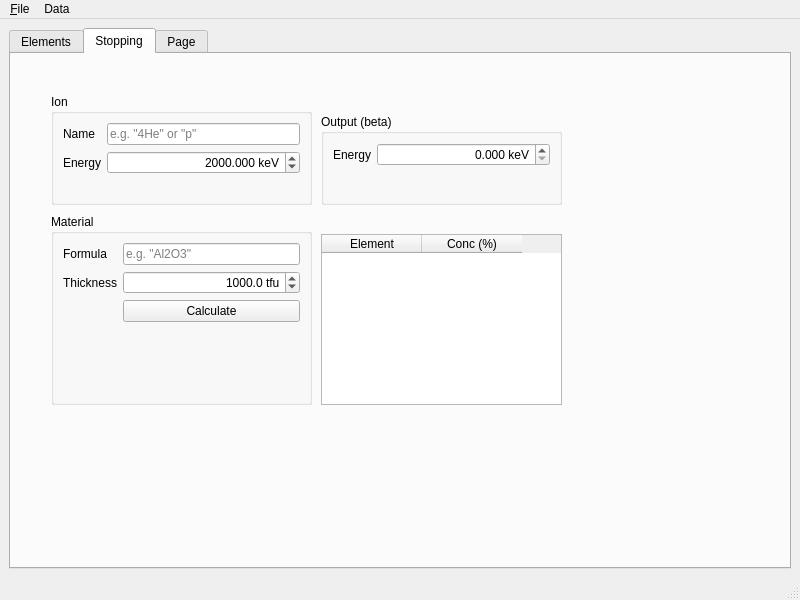
<?xml version="1.0" encoding="UTF-8"?>
<ui version="4.0">
 <class>MainWindow</class>
 <widget class="QMainWindow" name="MainWindow">
  <property name="geometry">
   <rect>
    <x>0</x>
    <y>0</y>
    <width>800</width>
    <height>600</height>
   </rect>
  </property>
  <property name="windowTitle">
   <string>JibalCalc</string>
  </property>
  <widget class="QWidget" name="centralwidget">
   <layout class="QGridLayout" name="gridLayout">
    <item row="0" column="0">
     <widget class="QTabWidget" name="tabWidget">
      <property name="currentIndex">
       <number>1</number>
      </property>
      <widget class="QWidget" name="tab">
       <attribute name="title">
        <string>Elements</string>
       </attribute>
      </widget>
      <widget class="QWidget" name="tab_3">
       <attribute name="title">
        <string>Stopping</string>
       </attribute>
       <widget class="QGroupBox" name="groupBox">
        <property name="geometry">
         <rect>
          <x>40</x>
          <y>160</y>
          <width>261</width>
          <height>191</height>
         </rect>
        </property>
        <property name="title">
         <string>Material</string>
        </property>
        <layout class="QFormLayout" name="formLayout_2">
         <item row="0" column="0">
          <widget class="QLabel" name="label">
           <property name="text">
            <string>Formula</string>
           </property>
          </widget>
         </item>
         <item row="0" column="1">
          <widget class="QLineEdit" name="materialFormulaLineEdit">
           <property name="placeholderText">
            <string>e.g. &quot;Al2O3&quot;</string>
           </property>
          </widget>
         </item>
         <item row="1" column="1">
          <widget class="QDoubleSpinBox" name="materialThicknessDoubleSpinBox">
           <property name="alignment">
            <set>Qt::AlignRight|Qt::AlignTrailing|Qt::AlignVCenter</set>
           </property>
           <property name="suffix">
            <string> tfu</string>
           </property>
           <property name="decimals">
            <number>1</number>
           </property>
           <property name="maximum">
            <double>99999.899999999994179</double>
           </property>
           <property name="singleStep">
            <double>10.000000000000000</double>
           </property>
           <property name="value">
            <double>1000.000000000000000</double>
           </property>
          </widget>
         </item>
         <item row="1" column="0">
          <widget class="QLabel" name="label_3">
           <property name="text">
            <string>Thickness</string>
           </property>
          </widget>
         </item>
         <item row="2" column="1">
          <widget class="QPushButton" name="calculatePushButton">
           <property name="text">
            <string>Calculate</string>
           </property>
          </widget>
         </item>
        </layout>
       </widget>
       <widget class="QGroupBox" name="groupBox_2">
        <property name="geometry">
         <rect>
          <x>310</x>
          <y>60</y>
          <width>241</width>
          <height>91</height>
         </rect>
        </property>
        <property name="title">
         <string>Output (beta)</string>
        </property>
        <layout class="QFormLayout" name="formLayout">
         <item row="0" column="0">
          <widget class="QLabel" name="label_2">
           <property name="text">
            <string>Energy</string>
           </property>
          </widget>
         </item>
         <item row="0" column="1">
          <widget class="QDoubleSpinBox" name="energyOutputDoubleSpinBox">
           <property name="alignment">
            <set>Qt::AlignRight|Qt::AlignTrailing|Qt::AlignVCenter</set>
           </property>
           <property name="suffix">
            <string> keV</string>
           </property>
           <property name="decimals">
            <number>3</number>
           </property>
           <property name="maximum">
            <double>99999.998999999996158</double>
           </property>
          </widget>
         </item>
        </layout>
       </widget>
       <widget class="QGroupBox" name="groupBox_3">
        <property name="geometry">
         <rect>
          <x>40</x>
          <y>40</y>
          <width>261</width>
          <height>111</height>
         </rect>
        </property>
        <property name="title">
         <string>Ion</string>
        </property>
        <layout class="QFormLayout" name="formLayout_3">
         <item row="0" column="0">
          <widget class="QLabel" name="label_5">
           <property name="text">
            <string>Name</string>
           </property>
          </widget>
         </item>
         <item row="0" column="1">
          <widget class="QLineEdit" name="ionNameLineEdit">
           <property name="placeholderText">
            <string>e.g. &quot;4He&quot; or &quot;p&quot;</string>
           </property>
          </widget>
         </item>
         <item row="1" column="0">
          <widget class="QLabel" name="label_4">
           <property name="text">
            <string>Energy</string>
           </property>
          </widget>
         </item>
         <item row="1" column="1">
          <widget class="QDoubleSpinBox" name="ionEnergyLineDoubleSpinBox">
           <property name="alignment">
            <set>Qt::AlignRight|Qt::AlignTrailing|Qt::AlignVCenter</set>
           </property>
           <property name="suffix">
            <string> keV</string>
           </property>
           <property name="decimals">
            <number>3</number>
           </property>
           <property name="maximum">
            <double>99999.998999999996158</double>
           </property>
           <property name="value">
            <double>2000.000000000000000</double>
           </property>
          </widget>
         </item>
        </layout>
       </widget>
       <widget class="QTableWidget" name="tableWidget">
        <property name="geometry">
         <rect>
          <x>310</x>
          <y>180</y>
          <width>241</width>
          <height>171</height>
         </rect>
        </property>
        <column>
         <property name="text">
          <string>Element</string>
         </property>
        </column>
        <column>
         <property name="text">
          <string>Conc (%)</string>
         </property>
        </column>
       </widget>
      </widget>
      <widget class="QWidget" name="tab_2">
       <attribute name="title">
        <string>Page</string>
       </attribute>
      </widget>
     </widget>
    </item>
   </layout>
  </widget>
  <widget class="QMenuBar" name="menubar">
   <property name="geometry">
    <rect>
     <x>0</x>
     <y>0</y>
     <width>800</width>
     <height>22</height>
    </rect>
   </property>
   <widget class="QMenu" name="menu_File">
    <property name="title">
     <string>&amp;File</string>
    </property>
   </widget>
   <widget class="QMenu" name="menuData">
    <property name="title">
     <string>Data</string>
    </property>
    <addaction name="actionEdit_stopfiles"/>
   </widget>
   <addaction name="menu_File"/>
   <addaction name="menuData"/>
  </widget>
  <widget class="QStatusBar" name="statusbar"/>
  <action name="action_Data">
   <property name="text">
    <string>&amp;Data</string>
   </property>
  </action>
  <action name="actionEdit_stopfiles">
   <property name="text">
    <string>&amp;Edit files</string>
   </property>
  </action>
 </widget>
 <resources/>
 <connections/>
</ui>
